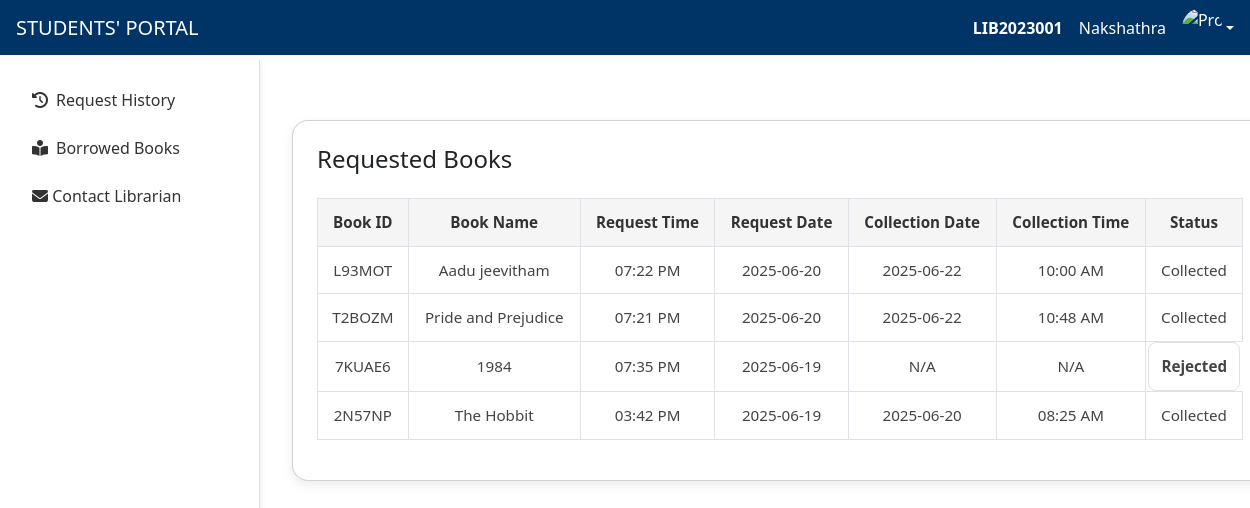
Page /student/requested_books/ (signed in) on the committed database.
### core/models.py (models this page shows, shortened)
class CustomUser(AbstractBaseUser, PermissionsMixin):
    user_id = models.CharField(max_length=20, unique=True, blank=True, null=True)  # for students only
    profile_photo = models.ImageField(upload_to='profile_photos/', default='profile_photos/default_profile.png', blank=True)
    admission_number = models.CharField(max_length=20, unique=True, blank=True, null=True)
    full_name = models.CharField(max_length=100, blank=True, null=True)
    email = models.EmailField(unique=True)
    course = models.CharField(max_length=50, blank=True, null=True)
    year = models.PositiveIntegerField(blank=True, null=True)
    department = models.CharField(max_length=50, blank=True, null=True)
    admission_year = models.PositiveIntegerField(blank=True, null=True)
    passout_year = models.PositiveIntegerField(blank=True, null=True)
    phone_number = models.CharField(max_length=10, blank=True, null=True)
    date_joined = models.DateTimeField(default=timezone.now)
    is_active = models.BooleanField(default=True)
    is_staff = models.BooleanField(default=False)
    objects = CustomUserManager()
    USERNAME_FIELD = 'email'  # Admin logs in with email
    REQUIRED_FIELDS = []  # No additional fields required

### student/models.py (models this page shows, shortened)
class BookRequest(models.Model):
    REQUEST_STATUS = [
        ('Pending', 'Pending'),
        ('Approved', 'Approved'),
        ('Rejected', 'Rejected'),
        ('Collected', 'Collected'),
        ('Cancelled', 'Cancelled'),
        ('Expired', 'Expired')
    ]
    student = models.ForeignKey(
        settings.AUTH_USER_MODEL,
        on_delete=models.CASCADE,
        related_name='book_requests'
    )
    book = models.ForeignKey(
        'Book',
        on_delete=models.CASCADE,
        related_name='book_requests'
    )
    requested_at = models.DateTimeField(auto_now_add=True)
    status = models.CharField(
        max_length=20,
        choices=REQUEST_STATUS,
        default='Pending'
    )
    approved_at = models.DateTimeField(null=True, blank=True)
    approved_by = models.ForeignKey(
        settings.AUTH_USER_MODEL,
        null=True,
        blank=True,
        on_delete=models.SET_NULL,
        related_name='approved_requests'
    )
    collection_date = models.DateField(null=True, blank=True)
    collection_time = models.TimeField(null=True, blank=True)
    collection_deadline = models.DateTimeField(null=True, blank=True)
    admin_notes = models.TextField(blank=True)
    collected_at = models.DateTimeField(null=True, blank=True)
    rejection_reason = models.TextField(blank=True)
    issued_at = models.DateTimeField(null=True, blank=True)
    due_date = models.DateField(null=True, blank=True)
    return_date = models.DateField(null=True, blank=True)
    issued_by = models.ForeignKey(
        settings.AUTH_USER_MODEL,
        on_delete=models.SET_NULL,
        null=True,
        blank=True,
        related_name='issued_requests'
    )
    class Meta:
        ordering = ['-requested_at']
        verbose_name = 'Book Request'
        verbose_name_plural = 'Book Requests'
        permissions = [
            ('can_approve_request', 'Can approve book requests'),
            ('can_view_all_requests', 'Can view all book requests'),
        ]

class Book(models.Model):
    book_id = models.CharField(max_length=10, primary_key=True, editable=False, default='TEMP')
    title = models.CharField(max_length=200)
    author = models.CharField(max_length=100)
    description = models.TextField()
    category = models.CharField(max_length=100)
    cover_image = models.ImageField(upload_to='book_covers/', blank=True, null=True)
    quantity = models.PositiveIntegerField(default=1)

### student/views.py (the view, shortened to what this page needs)
# urls.py: path('requested_books/', views.requested_books, name='requested_books'),
@login_required
def requested_books(request):
    requests = BookRequest.objects.filter(student=request.user).select_related('book')
    return render(request, 'student/requested_books.html', {
        'requests': requests,
        'full_name': request.user.full_name,
        'user_id': request.user.user_id,
        'email': request.user.email,
        'admission_number': request.user.admission_number,
        'course': request.user.course,
    })

### templates/student/requested_books.html (shortened to what this page needs)
{% extends 'student/base.html' %}
{% load static %}
{% block extra_head %}
<link rel="stylesheet" href="{% static 'student/css/requested_books.css' %}">
{% endblock extra_head %}
{% block content %}
<div class="container mt-5">
    <div class="card p-4">
        <h4 class="mb-4">Requested Books</h4>
        <div class="table-responsive">
            <table class="table table-bordered align-middle text-center">
                <thead>
                    <tr>
                        <th>Book ID</th>
                        <th>Book Name</th>
                        <th>Request Time</th>
                        <th>Request Date</th>
                        <th>Collection Date</th>
                        <th>Collection Time</th>
                        <th>Status</th>
                    </tr>
                </thead>
                <tbody>
                    {% for req in requests %}
                    <tr>
                        <td>{{ req.book.book_id }}</td>
                        <td>{{ req.book.title }}</td>
                        <td>{{ req.requested_at|date:"h:i A" }}</td>
                        <td>{{ req.requested_at|date:"Y-m-d" }}</td>
                        <td>
                            {% if req.collection_date %}
                            {{ req.collection_date|date:"Y-m-d" }}
                            {% else %}
                            N/A
                            {% endif %}
                        </td>
                        <td>
                            {% if req.collection_time %}
                            {{ req.collection_time|date:"h:i A" }}
                            {% else %}
                            N/A
                            {% endif %}
                        </td>
                        <td class="status-{{ req.status|lower }}">
                            {{ req.status }}
                        </td>
                    </tr>
                    {% empty %}
                    <tr>
                        <td colspan="7">You have not requested any books yet.</td>
                    </tr>
                    {% endfor %}
                </tbody>
            </table>
        </div>
    </div>
</div>
{% endblock content %}

### templates/student/base.html (shortened to what this page needs)
{% load static %}
<!DOCTYPE html>
<html lang="en">
<head>
    <link rel="stylesheet" href="{% static 'student/css/base.css' %}">
    <link rel="stylesheet" href="https://cdnjs.cloudflare.com/ajax/libs/font-awesome/6.4.0/css/all.min.css">
    <link href="https://cdn.jsdelivr.net/npm/bootstrap@5.3.3/dist/css/bootstrap.min.css" rel="stylesheet">
    <link rel="stylesheet" href="https://cdnjs.cloudflare.com/ajax/libs/font-awesome/6.5.0/css/all.min.css">
    {% block extra_head %}
    {% endblock extra_head %}
</head>
<body>
    <div class="d-flex">
        <div class="sidebar border-end p-3" id="sidebar">
            <nav class="nav flex-column">
                <a href="{% url 'requested_books' %}" class="nav-link"><i class="fas fa-history me-2"></i>Request
                    History</a>
                <a href="{% url 'borrowed_books' %}" class="nav-link"><i class="fas fa-book-reader me-2"></i>Borrowed
                    Books</a>
                <a href="{% url 'contact_librarian' %}" class="nav-link"><i class="fa fa-envelope"></i> Contact
                        Librarian</a>
            </nav>
        </div>
        <div class="flex-grow-1">
            <nav class="navbar navbar-dark  d-flex justify-content-between px-3" style="position:fixed;width:100%;">
                <div class="navbar-brand mb-0 h1">
                    <a href="{% url 'student_dashboard' %}" class="text-white text-decoration-none">STUDENTS' PORTAL</a>
                </div>
                <div class="user-info text-white d-flex align-items-center justify-content-end ms-auto">
                    <span class="me-3 fw-bold">{{user_id}}</span>
                    <a href="#" class="d-flex align-items-center text-white text-decoration-none dropdown-toggle"
                        id="userDropdown" role="button" data-bs-toggle="dropdown" aria-expanded="false">
                        <span class="me-3">{{ full_name }}</span>
                        <img src="{% static 'student/images/usericon.avif' %}" alt="Profile" class="rounded-circle"
                            width="40" height="40">
                    </a>
                </div>
            </nav>
            {% block content %}
            {% endblock content %}
        </div>
    </div>
</body>
</html>

### static/student/css/base.css (style rules this page uses)
body { margin: 0; font-family: 'Segoe UI', sans-serif; background-color: #f8f9fa; }
.sidebar { width: 260px; min-height: 100vh; background-color: #fff; box-shadow: 2px 0 5px rgba(0, 0, 0, 0.05); position: fixed; top: 60px; left: 0; transition: all 0.3s ease-in-out; }
.sidebar .nav-link { color: #333; font-weight: 500; padding: 0.75rem 1rem; border-radius: 5px; transition: background-color 0.2s; }
.navbar { background-color: #003366; color: white; height: 55px; z-index: 1055; display: flex; align-items: center; }

### static/student/css/requested_books.css (style rules this page uses)
.card { border-radius: 1rem; box-shadow: 0 4px 12px rgba(0, 0, 0, 0.08); background-color: #ffffff; }
.table { background-color: #fff; border-collapse: collapse; font-size: 0.95rem; }
.mt-5 { margin-left: 280px; margin-top: 150px; width: 80%; }
.p-4 { margin-top: 120px; }
.table th { background-color: #f5f5f5; font-weight: 600; padding: 0.75rem; color: #333; border: 1px solid #dee2e6; }
.table td { padding: 0.75rem; border: 1px solid #dee2e6; color: #444; vertical-align: middle; }
.status-rejected { color: #842029; background-color: #f8d7da; font-weight: 600; border-radius: 0.5rem; padding: 0.3rem 0.6rem; display: inline-block; }

### rows in the picture
CustomUser: user "LIB2023001", full_name "Nakshathra"
BookRequest: book.book_id "L93MOT", book "Aadu jeevitham", requested_at "07:22 PM", requested_at "2025-06-20", collection_date "2025-06-22", collection_time "10:00 AM", status "Collected"
BookRequest: book.book_id "T2BOZM", book "Pride and Prejudice", requested_at "07:21 PM", requested_at "2025-06-20", collection_date "2025-06-22", collection_time "10:48 AM", status "Collected"
BookRequest: book.book_id "7KUAE6", book "1984", requested_at "07:35 PM", requested_at "2025-06-19", shows "N/A", status "Rejected"
BookRequest: book.book_id "2N57NP", book "The Hobbit", requested_at "03:42 PM", requested_at "2025-06-19", collection_date "2025-06-20", collection_time "08:25 AM", status "Collected"
